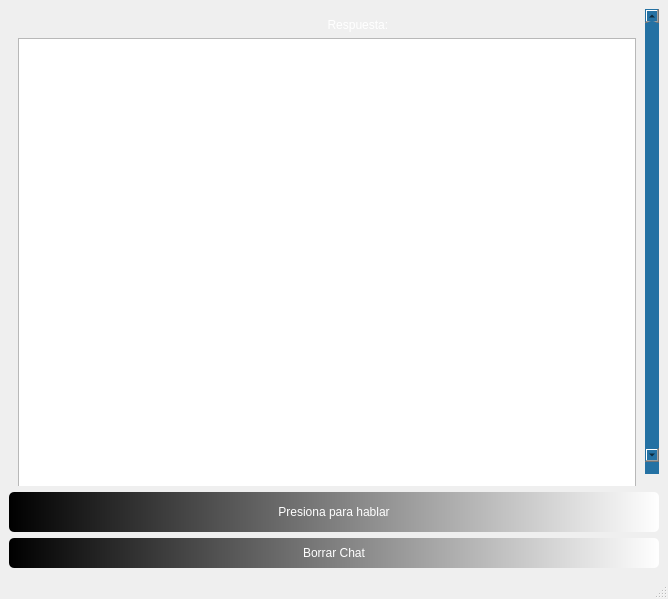
<?xml version="1.0" encoding="UTF-8"?>
<ui version="4.0">
 <class>MainWindow</class>
 <widget class="QMainWindow" name="MainWindow">
  <property name="geometry">
   <rect>
    <x>0</x>
    <y>0</y>
    <width>668</width>
    <height>599</height>
   </rect>
  </property>
  <property name="windowTitle">
   <string>MainWindow</string>
  </property>
  <widget class="QWidget" name="centralwidget">
   <property name="minimumSize">
    <size>
     <width>450</width>
     <height>550</height>
    </size>
   </property>
   <property name="mouseTracking">
    <bool>true</bool>
   </property>
   <property name="tabletTracking">
    <bool>true</bool>
   </property>
   <property name="styleSheet">
    <string notr="true">background-image: url(:/images/908cf2dfea1f3c191c654f1177b0f6d8.jpg);</string>
   </property>
   <layout class="QGridLayout" name="gridLayout_2">
    <item row="6" column="0">
     <widget class="QPushButton" name="speechBtn">
      <property name="minimumSize">
       <size>
        <width>10</width>
        <height>40</height>
       </size>
      </property>
      <property name="mouseTracking">
       <bool>true</bool>
      </property>
      <property name="tabletTracking">
       <bool>true</bool>
      </property>
      <property name="styleSheet">
       <string notr="true">QPushButton{
background-color: qlineargradient(spread:pad, x1:0, y1:0, x2:1, y2:0, stop:0 rgba(0, 0, 0, 255), stop:1 rgba(255, 255, 255, 255));

color:rgb(255,255,255);
/*border: 1px solid rgb(255,255,255);*/
border-radius: 5px;
}

QPushButton:hover{
background: #f1f1f1;

color:rgb(175, 122, 197);

}

QPushButton:pressed{
padding-left:5px;
padding-top:5px;
background: #f1f1f1;

}</string>
      </property>
      <property name="text">
       <string>Presiona para hablar</string>
      </property>
     </widget>
    </item>
    <item row="1" column="0">
     <widget class="QScrollArea" name="scrollArea">
      <property name="minimumSize">
       <size>
        <width>50</width>
        <height>50</height>
       </size>
      </property>
      <property name="styleSheet">
       <string notr="true">QScrollBar:vertical{
    border:none;
	background-color:rgb(36, 113, 163 );
	width:14px;
	margin:12px 0 12px 0;
	border-radius:0px
}

QScrollBar::handle:vertical{
	
	background-color:rgb(36, 113, 163 );
    min-height:30px;
	border-radius: 7px
}


QScrollBar::handle:vertical:hover{	
	background-color:rgb(155, 89, 182);
}

QScrollArea{
border-radius:30px;
}

</string>
      </property>
      <property name="widgetResizable">
       <bool>true</bool>
      </property>
      <widget class="QWidget" name="scrollAreaWidgetContents">
       <property name="geometry">
        <rect>
         <x>0</x>
         <y>0</y>
         <width>642</width>
         <height>1226</height>
        </rect>
       </property>
       <layout class="QGridLayout" name="gridLayout">
        <item row="1" column="0">
         <widget class="QTextBrowser" name="textBrowser">
          <property name="minimumSize">
           <size>
            <width>100</width>
            <height>1200</height>
           </size>
          </property>
          <property name="styleSheet">
           <string notr="true">border-image: url(:/images/darkBlue.jpg);

color:rgb(255,255,255);
</string>
          </property>
          <property name="html">
           <string>&lt;!DOCTYPE HTML PUBLIC &quot;-//W3C//DTD HTML 4.0//EN&quot; &quot;http://www.w3.org/TR/REC-html40/strict.dtd&quot;&gt;
&lt;html&gt;&lt;head&gt;&lt;meta name=&quot;qrichtext&quot; content=&quot;1&quot; /&gt;&lt;style type=&quot;text/css&quot;&gt;
p, li { white-space: pre-wrap; }
&lt;/style&gt;&lt;/head&gt;&lt;body style=&quot; font-family:'MS Shell Dlg 2'; font-size:8pt; font-weight:400; font-style:normal;&quot;&gt;
&lt;p style=&quot; margin-top:0px; margin-bottom:0px; margin-left:0px; margin-right:0px; -qt-block-indent:0; text-indent:0px;&quot;&gt;&lt;span style=&quot; font-size:16pt; color:#ffffff;&quot;&gt;ff&lt;/span&gt;&lt;/p&gt;&lt;/body&gt;&lt;/html&gt;</string>
          </property>
         </widget>
        </item>
        <item row="0" column="0">
         <widget class="QLabel" name="label">
          <property name="styleSheet">
           <string notr="true">border-image: url(:/images/e34beb4d14020f2ef1b8143dbbe9c4fab8a34945bd0505cbd860fa71fa4a3b6539652.png);

border-radius:5px;

color:rgb(255,255,255);</string>
          </property>
          <property name="text">
           <string>                                                                                             Respuesta:</string>
          </property>
         </widget>
        </item>
       </layout>
      </widget>
     </widget>
    </item>
    <item row="7" column="0">
     <widget class="QPushButton" name="cleanBtn">
      <property name="minimumSize">
       <size>
        <width>10</width>
        <height>30</height>
       </size>
      </property>
      <property name="styleSheet">
       <string notr="true">QPushButton{
background-color: qlineargradient(spread:pad, x1:0, y1:0, x2:1, y2:0, stop:0 rgba(0, 0, 0, 255), stop:1 rgba(255, 255, 255, 255));

color:rgb(255,255,255);

border-radius: 5px;
}

QPushButton:hover{
background: #f1f1f1;

color:rgb(175, 122, 197);

border-radius: 5px;
}

QPushButton:pressed{
padding-left:5px;
padding-top:5px;
background-color:rgb(36, 113, 163);

}</string>
      </property>
      <property name="text">
       <string>Borrar Chat</string>
      </property>
     </widget>
    </item>
   </layout>
  </widget>
  <widget class="QMenuBar" name="menubar">
   <property name="geometry">
    <rect>
     <x>0</x>
     <y>0</y>
     <width>668</width>
     <height>18</height>
    </rect>
   </property>
  </widget>
  <widget class="QStatusBar" name="statusbar"/>
 </widget>
 <resources>
  <include location="res.qrc"/>
 </resources>
 <connections/>
</ui>
